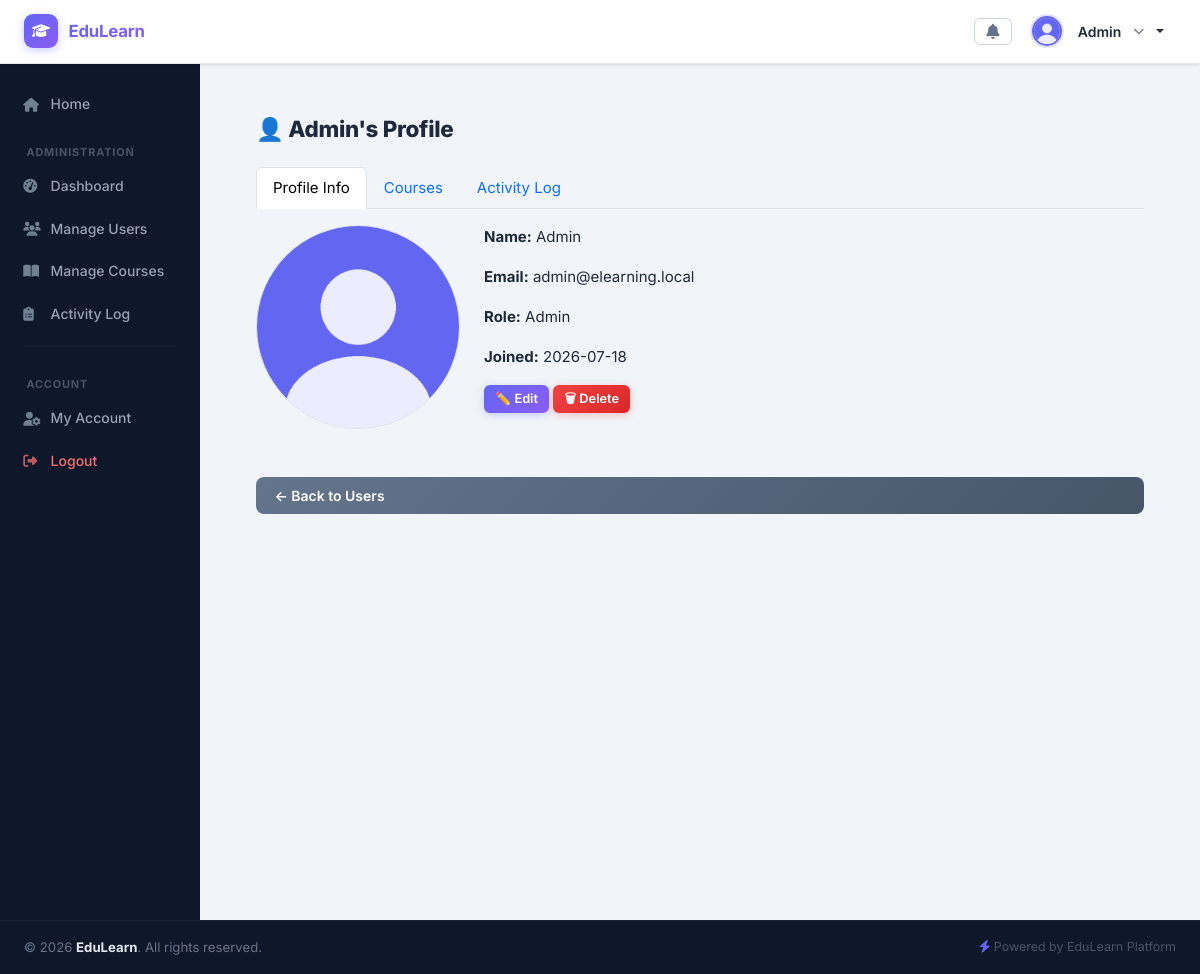
The page /admin/user_profile.php?id=1 (signed in) on the database its author committed.
### tables this page shows
CREATE TABLE users (
  id          INT UNSIGNED NOT NULL AUTO_INCREMENT,
  name        VARCHAR(255) NOT NULL,
  email       VARCHAR(255) NOT NULL,
  password    VARCHAR(255) NOT NULL,
  role        ENUM('student','teacher','admin') NOT NULL DEFAULT 'student',
  is_active   TINYINT(1) NOT NULL DEFAULT 1,
  profile_pic VARCHAR(255) DEFAULT NULL,
  created_at  TIMESTAMP NOT NULL DEFAULT CURRENT_TIMESTAMP,
  PRIMARY KEY (id),
  UNIQUE KEY uq_users_email (email)
);

### includes/functions.php (called while the page is built, shortened)
<?php
if (!function_exists('base_url')) {
    function base_url($path = '') {
        if (!isset($_ENV['BASE_URL'])) {
            if (file_exists(__DIR__ . '/../vendor/autoload.php')) {
                $dotenv = Dotenv\Dotenv::createImmutable(__DIR__ . '/../');
            } else {
                die("Composer autoloader not found. Run `composer install`.");
            }
        }
        return rtrim($_ENV['BASE_URL'], '/') . '/' . ltrim($path, '/');
    }
}

### admin/user_profile.php (the view, shortened to what this page needs)
<?php
require_once '../includes/db.php';
require_once '../includes/functions.php';
$user_id = $_GET['id'] ?? null;
$stmt = $pdo->prepare("SELECT * FROM users WHERE id = ?");
$stmt->execute([$user_id]);
$user = $stmt->fetch();
include '../templates/header.php';
?>
<div class="container-fluid p-4">
    <h2 class="mb-4">👤 <?= htmlspecialchars($user['name']) ?>'s Profile</h2>
    <ul class="nav nav-tabs mb-3" id="userTab" role="tablist">
        <li class="nav-item" role="presentation">
            <button type="button" class="nav-link active" id="profile-tab" data-bs-toggle="tab" data-bs-target="#profile" role="tab">Profile Info</button>
        </li>
        <li class="nav-item" role="presentation">
            <button type="button" class="nav-link" id="courses-tab" data-bs-toggle="tab" data-bs-target="#courses" role="tab">Courses</button>
        </li>
        <li class="nav-item" role="presentation">
            <button type="button" class="nav-link" id="activity-tab" data-bs-toggle="tab" data-bs-target="#activity" role="tab">Activity Log</button>
        </li>
    </ul>
    <div class="tab-content" id="userTabContent">
        <div class="tab-pane fade show active" id="profile" role="tabpanel" aria-labelledby="profile-tab">
            <div class="row mb-4">
                <div class="col-md-3">
                    <img src="<?= base_url('uploads/profile_pics/' . ($user['profile_pic'] ?? 'default.png')) ?>"
                         class="img-fluid rounded-circle border" alt="Profile Picture">
                </div>
                <div class="col-md-9">
                    <p><strong>Name:</strong> <?= htmlspecialchars($user['name']) ?></p>
                    <p><strong>Email:</strong> <?= htmlspecialchars($user['email']) ?></p>
                    <p><strong>Role:</strong> <?= ucfirst($user['role']) ?></p>
                    <p><strong>Joined:</strong> <?= date('Y-m-d', strtotime($user['created_at'])) ?></p>
                    <a href="<?= base_url("admin/edit_user.php?id=$user_id") ?>" class="btn btn-sm btn-primary">✏️ Edit</a>
                    <a href="<?= base_url("admin/delete_user.php?id=$user_id") ?>" class="btn btn-sm btn-danger" onclick="return confirm('Are you sure you want to delete this user?')">🗑 Delete</a>
                </div>
            </div>
        </div>
    </div>
    <a href="<?= base_url('admin/users.php') ?>" class="btn btn-secondary mt-4">← Back to Users</a>
</div>
<?php include '../templates/footer.php'; ?>

### assets/css/style.css (style rules this page uses)
:root { --sidebar-bg: #0f172a; --sidebar-hover: rgba(99,102,241,0.12); --sidebar-active: linear-gradient(135deg, #6366f1, #8b5cf6); --topbar-bg: #ffffff; --accent: #6366f1; --accent-2: #8b5cf6; --accent-gradient: linear-gradient(135deg, #6366f1, #8b5cf6); --body-bg: #f1f5f9; --card-bg: #ffffff; --text-primary: #1e293b; --text-secondary: #64748b; --text-muted: #94a3b8; --border-color: #e2e8f0; --shadow-xs: 0 1px 2px rgba(0,0,0,0.05); --shadow-sm: 0 1px 3px rgba(0,0,0,0.08), 0 1px 2px rgba(0,0,0,0.04); --shadow-md: 0 4px 12px rgba(0,0,0,0.08), 0 2px 4px rgba(0,0,0,0.04); --shadow-lg: 0 10px 25px rgba(0,0,0,0.1), 0 5px 10px rgba(0,0,0,0.05); --shadow-accent: 0 4px 14px rgba(99,102,241,0.4); --radius: 12px; --radius-sm: 8px; --radius-lg: 16px; --transition: all 0.22s cubic-bezier(0.4, 0, 0.2, 1); --sidebar-width: 240px; }
*, *::before, *::after { box-sizing: border-box; }
html, body { height: 100%; }
body { font-family: 'Inter', system-ui, -apple-system, BlinkMacSystemFont, 'Segoe UI', sans-serif; background-color: var(--body-bg); color: var(--text-primary); font-size: 0.9375rem; line-height: 1.6; -webkit-font-smoothing: antialiased; }
.container-fluid { display: flex; flex-direction: column; min-height: 100vh; }
h2 { font-size: 1.4rem; font-weight: 800; color: var(--text-primary); letter-spacing: -0.3px; }
.btn { border-radius: var(--radius-sm) !important; font-weight: 600 !important; font-size: 0.875rem !important; transition: var(--transition) !important; border: none !important; padding: 0.5rem 1.15rem !important; display: inline-flex !important; align-items: center; gap: 0.4rem; }
.btn-primary { background: var(--accent-gradient) !important; color: white !important; box-shadow: 0 2px 8px rgba(99,102,241,0.3) !important; }
.btn-danger { background: linear-gradient(135deg, #ef4444, #dc2626) !important; color: white !important; box-shadow: 0 2px 8px rgba(239,68,68,0.3) !important; }
.btn-secondary { background: linear-gradient(135deg, #64748b, #475569) !important; color: white !important; }
.btn-sm { padding: 0.3rem 0.7rem !important; font-size: 0.8rem !important; border-radius: 6px !important; }
.main-content > *, .col-md-9.col-lg-10 > * { animation: fadeInUp 0.28s ease forwards; }

### rows shown on the page
users: name "Admin", email "admin@elearning.local", role "Admin", created_at "2026-07-18"

### other values the page prints
$user_name "Admin"
